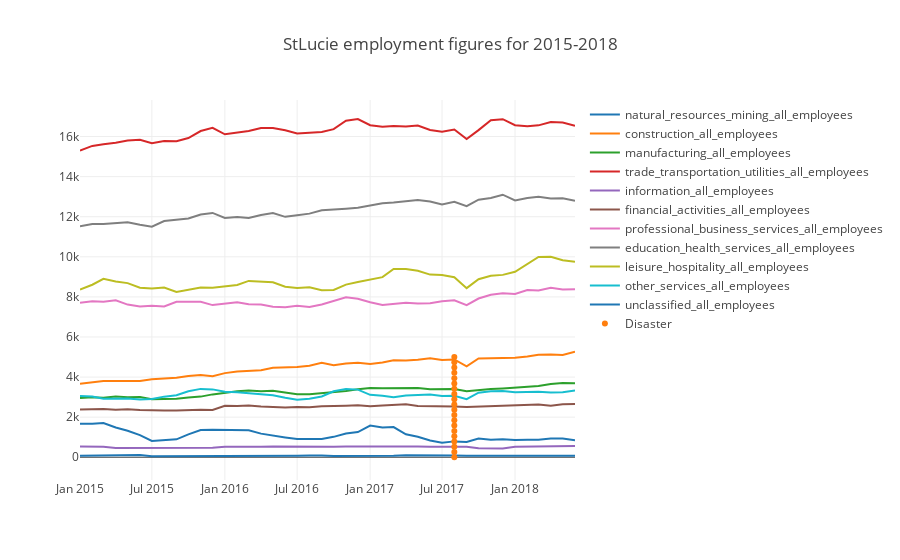

The notebook cell saved with this chart:
### Code cell
data = [traces['trace'+str(x)] for x in range(0, (len(traces)))]

plot({'data':data,
       'layout' : {'title': str(city) +" employment figures for " +str(start) +"-" + str(end)},
     }, filename= "./BLSgraph//"+str(city)+"BLSplotly.html")

iplot({'data':data,
       'layout' : {'title': str(city) +" employment figures for " +str(start) +"-" + str(end)}})
